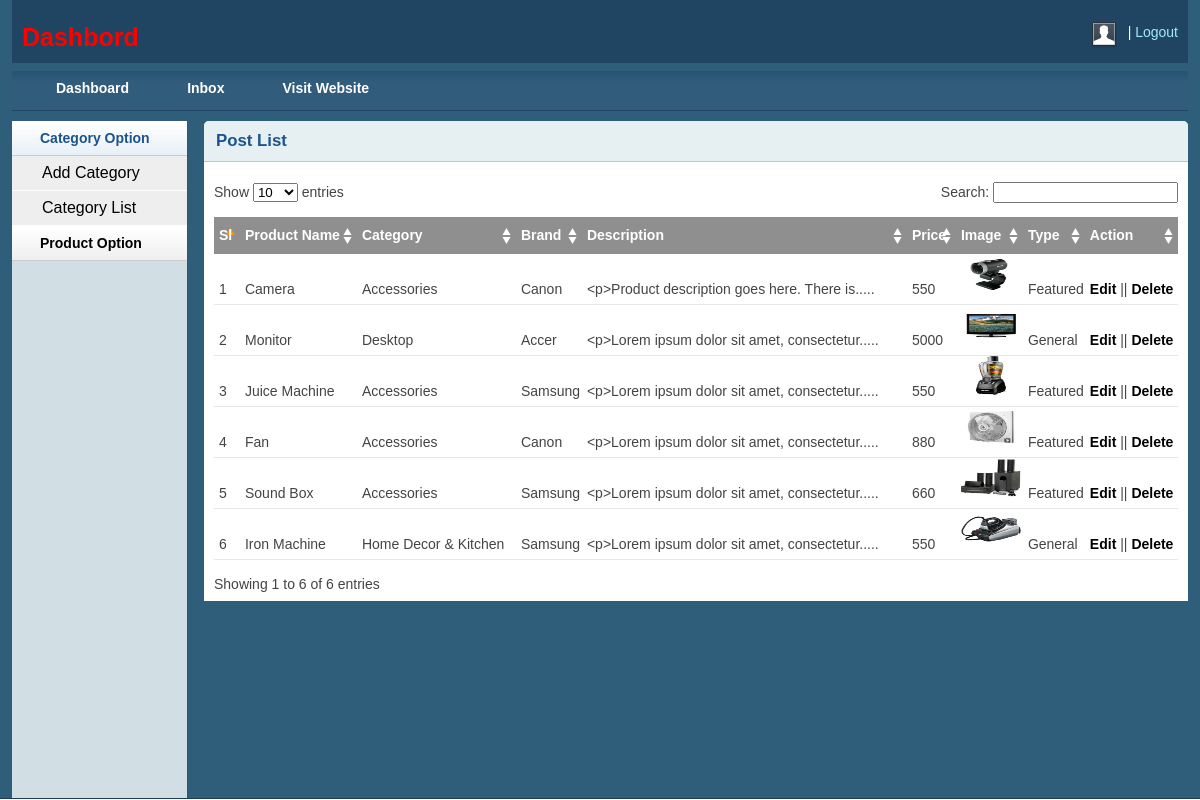
The page /admin/productlist.php (signed in) on the database its author committed.
### tables this page shows
CREATE TABLE `tbl_product` (
  `productId` int(11) NOT NULL,
  `productName` varchar(255) NOT NULL,
  `catId` int(11) NOT NULL,
  `brandId` int(11) NOT NULL,
  `body` text NOT NULL,
  `price` float NOT NULL,
  `image` varchar(255) NOT NULL,
  `type` tinyint(4) NOT NULL DEFAULT '0'
);

CREATE TABLE `tbl_category` (
  `catId` int(11) NOT NULL,
  `catName` varchar(255) NOT NULL
);

CREATE TABLE `tbl_brand` (
  `brandId` int(11) NOT NULL,
  `brandName` varchar(255) NOT NULL
);

### lib/Database.php (called while the page is built, shortened)
<?php
class Database
{
    public $host   = DB_HOST;
    public $user   = DB_USER;
    public $pass   = DB_PASS;
    public $dbname = DB_NAME;
    public $link;
    private function connectDB()
    {
        $this->link = new mysqli(
            $this->host,
            $this->user,
            $this->pass,
            $this->dbname
        );
    }
    public function select($query)
    {
        $result = $this->link->query($query) or
        die($this->link->error . __LINE__);
        if ($result->num_rows > 0) {
            return $result;
        } else {
            return false;
        }
    }
}

### classes/Product.php (called while the page is built, shortened)
<?php
$filepath = realpath(dirname(__FILE__));
include_once($filepath.'/../lib/Database.php');
include_once($filepath.'/../helpers/Format.php');
 ?>
<?php
class Product
{
    private $db;
    public function __construct()
    {
        $this->db = new Database();
    }
    public function getAllProduct()
    {
        $query = "SELECT p.*, c.catName, b.brandName
                    FROM tbl_product AS p, tbl_category AS c, tbl_brand AS b
                    WHERE p.catId = c.catId AND p.brandId = b.brandId
                    ORDER BY p.productId DESC";
        $result = $this->db->select($query);
        return $result;
    }
}

### helpers/Format.php (called while the page is built, shortened)
<?php
class Format
{
    public function textShorten($text, $limit = 400)
    {
        $text = $text . " ";
        $text = substr($text, 0, $limit);
        $text = substr($text, 0, strrpos($text, ' '));
        $text = $text . ".....";
        return $text;
    }
}

### admin/productlist.php (the view, shortened to what this page needs)
<?php include 'inc/header.php';?>
<?php include 'inc/sidebar.php';?>
<?php include '../classes/Product.php'; ?>
<?php include_once '../helpers/Format.php'; ?>
<?php
$pd = new Product();
$fm = new Format();
 ?>
<div class="grid_10">
    <div class="box round first grid">
        <h2>Post List</h2>
        <div class="block">
            <table class="data display datatable" id="example">
			<thead>
				<tr>
					<th>Sl</th>
					<th>Product Name</th>
					<th>Category</th>
					<th>Brand</th>
					<th>Description</th>
					<th>Price</th>
					<th>Image</th>
					<th>Type</th>
					<th>Action</th>
				</tr>
			</thead>
			<tbody>
				<?php
                $getPd = $pd->getAllProduct();
                if ($getPd) {
                    $i=0;
                    while ($result = $getPd->fetch_assoc()) {
                        $i++; ?>
				<tr class="odd gradeX">
					<td><?php echo $i; ?></td>
					<td><?php echo $result['productName']; ?></td>
					<td><?php echo $result['catName']; ?></td>
					<td><?php echo $result['brandName']; ?></td>
					<td><?php echo $fm->textShorten($result['body'], 50); ?></td>
					<td><?php echo $result['price']; ?></td>
					<td><img src="<?php echo $result['image']; ?>" height="40px" width="60px"></td>
					<td>
						<?php
                        if ($result['type']==0) {
                            echo "Featured";
                        } else {
                            echo "General";
                        } ?>
						</td>
					<td><a href="productedit.php?proid=<?php echo $result['productId']; ?>">Edit</a> || <a onclick="return confirm('Are you sure to delete this?')" href="?delpro=<?php echo $result['productId']; ?>">Delete</a></td>
				</tr>
				<?php
                    }
                } ?>
			</tbody>
		</table>
       </div>
    </div>
</div>
<?php include 'inc/footer.php';?>

### admin/css/layout.css (style rules this page uses)
body { background: #fff none repeat scroll 0 0; color: #444; font-size: 14px; padding: 0; }
a { color: #000; font-weight:bold; text-decoration: none; }
h1, h2, h3, h4, h5, h6 { line-height:1.2em; margin-bottom:.3em; }
h2 { margin-top:1em; }
.box { background:#fff; margin-bottom:20px; padding:10px 10px 10px 10px; margin-left:-8px; }
.box.grid { padding-bottom:40px; }
.box.round { -moz-border-radius: 5px 5px 0px 0px; -webkit-border-radius: 5px 5px 0px 0px; border-radius: 5px 5px 0px 0px; }
.box h2 { font-size:1.2em; font-weight:bold; color:#1B548D; background:#E6F0F3; margin:-10px -10px 0 -10px; padding:10px 12px; border-bottom:1px solid #B3CBD6; -moz-border-radius: 5px 5px 0px 0px; -webkit-border-radius: 5px 5px 0px 0px; border-radius: 5px 5px 0px 0px; }
.box.first { min-height: 406px; }
.block { padding-top:20px; }
.block { padding-bottom:1px; }
table.display { margin: 0 auto; clear: both; width: 100%; }
.sorting_asc { background: #8f8f8f url(../img/table/sort_asc.png) no-repeat center right; padding:8px 5px; text-align:left; color:#fff; }
.sorting { background:#8f8f8f url(../img/table/sort_both.png) no-repeat center right; padding:8px 5px; text-align:left; color:#fff; }
tr.odd { height: 30px; line-height: 30px; border-bottom:1px solid #e6e6e6; }
tr.even { height: 30px; line-height: 30px; border-bottom:1px solid #e6e6e6; }
tr.odd td, tr.even td { padding-left:5px; }

### rows shown on the page
tbl_product: productName "Camera", catId.catName "Accessories", brandId.brandName "Canon", body "<p>Product description goes here. There is.....", price "550", image (picture), type "Featured"
tbl_product: productName "Monitor", catId.catName "Desktop", brandId.brandName "Accer", body "<p>Lorem ipsum dolor sit amet, consectetur.....", price "5000", image (picture), type "General"
tbl_product: productName "Juice Machine", catId.catName "Accessories", brandId.brandName "Samsung", body "<p>Lorem ipsum dolor sit amet, consectetur.....", price "550", image (picture), type "Featured"
tbl_product: productName "Fan", catId.catName "Accessories", brandId.brandName "Canon", body "<p>Lorem ipsum dolor sit amet, consectetur.....", price "880", image (picture), type "Featured"
tbl_product: productName "Sound Box", catId.catName "Accessories", brandId.brandName "Samsung", body "<p>Lorem ipsum dolor sit amet, consectetur.....", price "660", image (picture), type "Featured"
tbl_product: productName "Iron Machine", catId.catName "Home Decor & Kitchen", brandId.brandName "Samsung", body "<p>Lorem ipsum dolor sit amet, consectetur.....", price "550", image (picture), type "General"
